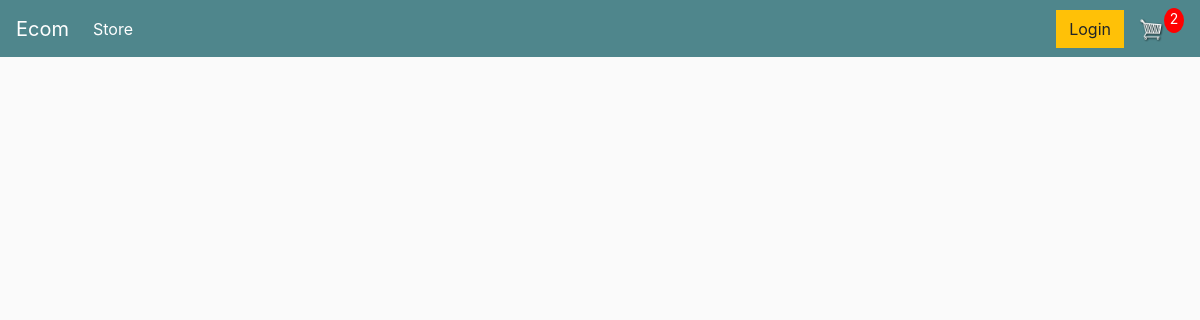
Before: / with the older database file.
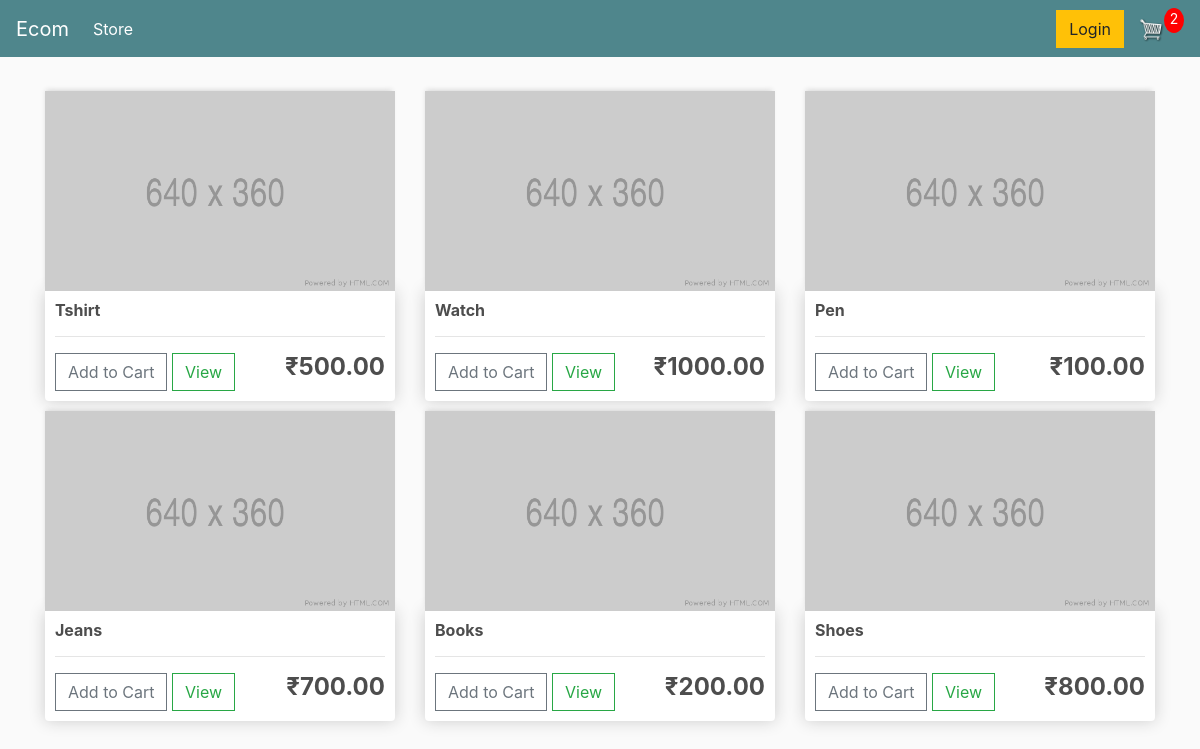
After: the same page with the newer database file.
### store/models.py (models this page shows, shortened)
class Product(models.Model):
    name = models.CharField(max_length=200)
    price = models.FloatField()
    digital = models.BooleanField(default= False, null= True, blank= True)

### store/views.py (the view)
# urls.py: path('',include('store.urls'))
def store(request):
	products = Product.objects.all()
	context = {'products':products}
	return render(request, 'store/store.html', context)

### store/templates/store/store.html
{% extends 'store/main.html' %}
{% load static %}
{% block content %}
	<div class="row">
		{%for product in products %}
		<div class="col-lg-4">
			<img class="thumbnail" src="{% static 'images/placeholder.png' %}">
			<div class="box-element product">
				<h6><strong>{{product.name}}</strong></h6>
				<hr>
				<button  class="btn btn-outline-secondary add-btn">Add to Cart</button>
				<a class="btn btn-outline-success" href="#">View</a>
				<h4 style="display: inline-block; float: right">
				<strong>₹{{product.price|floatformat:2}}</strong></h4>
			</div>
		</div>
		{%endfor%}
	</div>
{% endblock content %}

### store/templates/store/main.html (shortened to what this page needs)
<!DOCTYPE html>
{% load static %}
<html>
<head>
	<link rel="stylesheet" href="https://stackpath.bootstrapcdn.com/bootstrap/4.4.1/css/bootstrap.min.css">
	<link rel="stylesheet" type="text/css" href="{% static 'css/main.css' %}">
</head>
<body>
	<nav class="navbar navbar-expand-lg navbar-dark bg-dark">
	  <a class="navbar-brand" href="{% url 'store' %}">Ecom</a>
	  <div class="collapse navbar-collapse" id="navbarSupportedContent">
	    <ul class="navbar-nav mr-auto">
	      <li class="nav-item active">
	        <a class="nav-link" href="{% url 'store' %}">Store <span class="sr-only">(current)</span></a>
	      </li>
	    </ul>
	    <div class="form-inline my-2 my-lg-0">
	     	<a href="#"class="btn btn-warning">Login</a>
	     	<a href="{% url 'cart' %}">
	    		<img  id="cart-icon" src="{% static 'images/cart.png' %}">
	    	</a>
	    	<p id="cart-total">2</p>
	    </div>
	  </div>
	</nav>
     <div class="container">
            <br>
            {% block content %}
            {% endblock content %}
         </div>
</body>
</html>

### static/css/main.css (style rules this page uses)
body { background-color: hsl(0, 0%, 98%); }
h1,h2,h3,h4,h5,h6 { color:hsl(0, 0%, 30%); }
.box-element { box-shadow:hsl(0, 0%, 80%) 0 0 16px; background-color: #fff; border-radius: 4px; padding: 10px; }
.thumbnail { width: 100%; height: 200px; -webkit-box-shadow: -1px -3px 5px -2px rgba(214,214,214,1); -moz-box-shadow: -1px -3px 5px -2px rgba(214,214,214,1); box-shadow: -1px -3px 5px -2px rgba(214,214,214,1); }
.product { border-radius: 0 0 4px 4px; }
.bg-dark { background-color: #4f868c!important; }
#cart-icon { width:25px; display: inline-block; margin-left: 15px; }
#cart-total { display: block; text-align: center; color:#fff; background-color: red; width: 20px; height: 25px; border-radius: 50%; font-size: 14px; }
.col-lg-4, .col-lg-6, .col-lg-8, .col-lg-12 { margin-top: 10px; }
.btn { border-radius: 0; }

Changed rows visible on the page:
added Product: name "Tshirt", price "500.00"
added Product: name "Watch", price "1000.00"
added Product: name "Pen", price "100.00"
added Product: name "Jeans", price "700.00"
added Product: name "Books", price "200.00"
added Product: name "Shoes", price "800.00"
